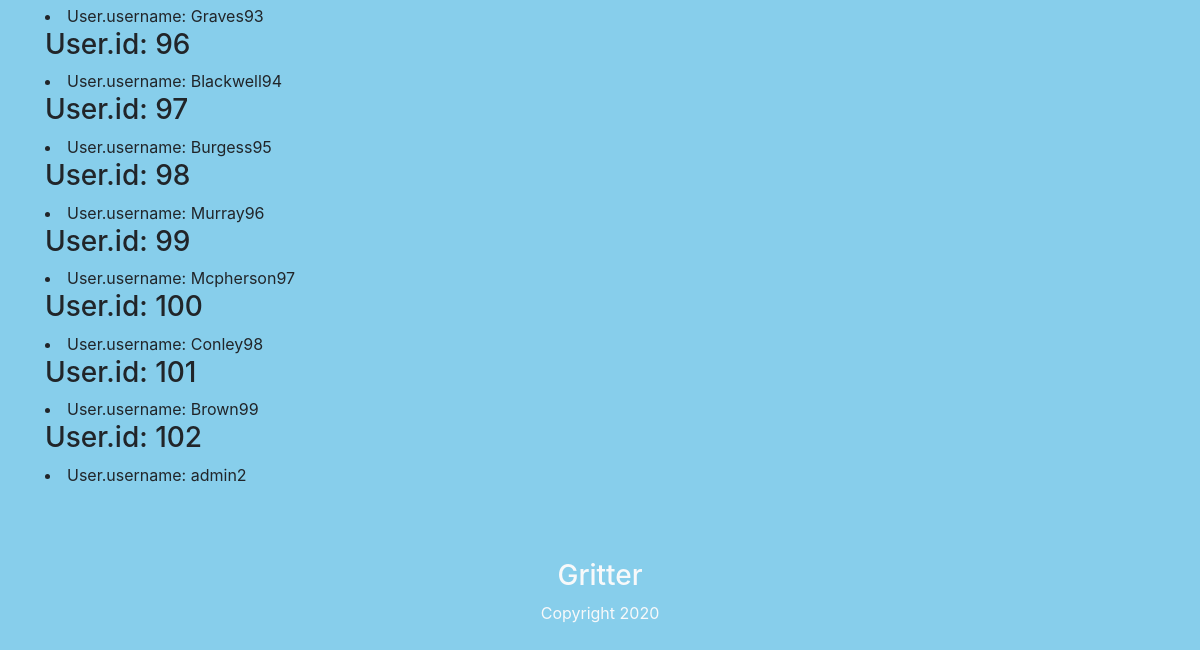
Before: /list_users (lower part) with the older database file.
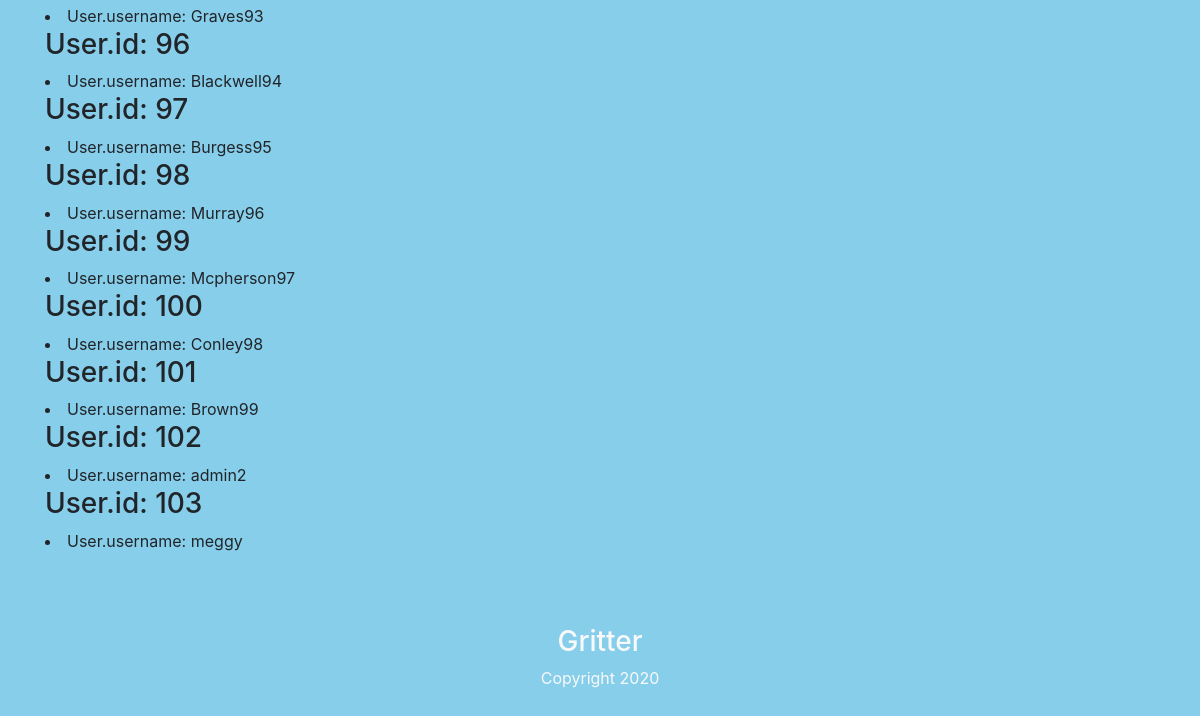
After: the same page with the newer database file.
### project/models.py (models this page shows, shortened)
class User(UserMixin, db.Model):
    id = db.Column(db.Integer, primary_key=True)
    username = db.Column(db.String(50), unique=True, nullable=False)
    password = db.Column(db.String(128), nullable=False)
    email = db.Column(db.String(100), unique=True, nullable=False)
    posts = db.relationship('Post', backref ='author', lazy='dynamic')
    followed = db.relationship(
        'User', secondary=followers,
        primaryjoin=(followers.c.follower_id == id),
        secondaryjoin=(followers.c.followed_id == id),
        backref=db.backref('followers', lazy='dynamic'), lazy='dynamic')

### project/routes.py (the view)
@app.route('/list_users', methods=['GET'])
def list_users():
    users = User.query.all()
    return render_template('users.html', users=users)

### project/templates/users.html (shortened to what this page needs)
{% extends "layout.html" %}
{% block content %}
    <div class="container">
        <div>
            {% for user in users %}
                <h3>User.id: {{ user.id }}</h3>
                <li>User.username: {{ user.username }}</li>
            {% endfor %}
        </div>
    </div>
{% endblock content %}

### project/templates/layout.html (shortened to what this page needs)
<!DOCTYPE html>
{% import "bootstrap/wtf.html" as wtf %}
<html>
	<head>
    {% block head %}
        <link rel="stylesheet" href="https://cdn.jsdelivr.net/npm/bootstrap@4.5.3/dist/css/bootstrap.min.css">
		<link rel="stylesheet" href="{{ url_for('static', filename='style.css') }}" />
    {% endblock %}
	</head>
	<body text="#2d7051">
        {% block content %}
        {% endblock %}
          <footer id="main-footer" class="bg-steel mt-5">
            <div class="container">
              <div class="row">
                <div class="col text-light text-center py-4">
                  <h3 class="text-light">Gritter</h3>
                  <p>Copyright 2020</p>
                </div>
              </div>
            </div>
          </footer>
	</body>
</html>

### project/static/styles/style.css (style rules this page uses)
body { background-color: #87CEEB; }

Changed rows visible on the page:
added User: id "103", username "meggy"
